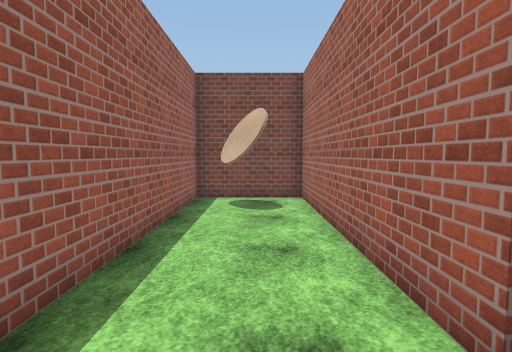
[1] (above)

19 first-person views from a walk through a scene from a Unity 3-D project. The camera is 1.5 m above the floor, tilts 4° down and sees 80° across. The floor is counted in squares, 1 m on a side. Each view is taken from the middle of a square. On the plan, view 1 faces up. The plan holds only what a view shows up to about 15 squares ahead; the rest is blank. The place goes on beyond the plan. The player character is not drawn. Surface patterns are stand-ins for the level's own textures.

[2]
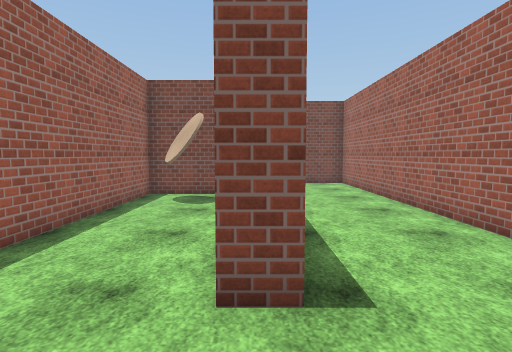

[3]
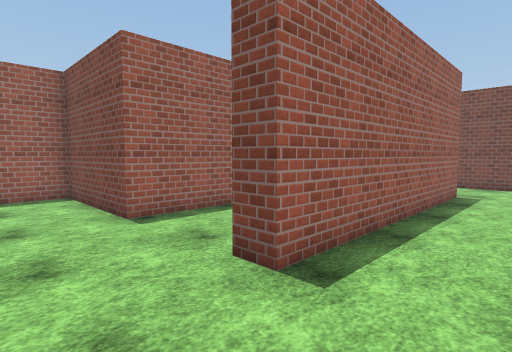

[4]
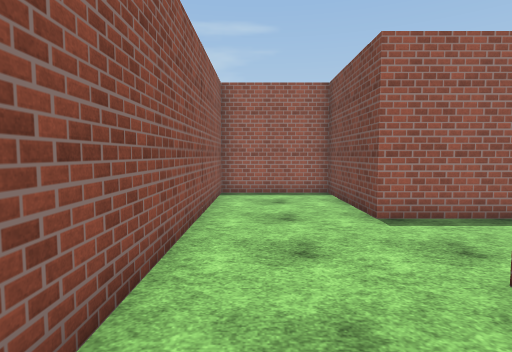

[5]
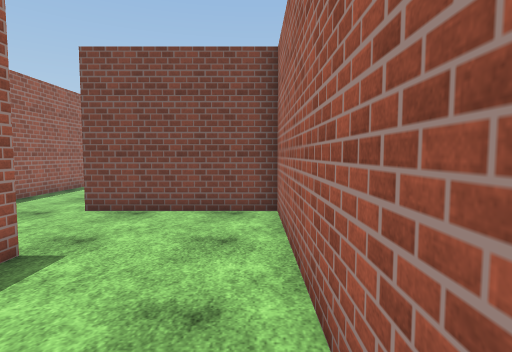

[6]
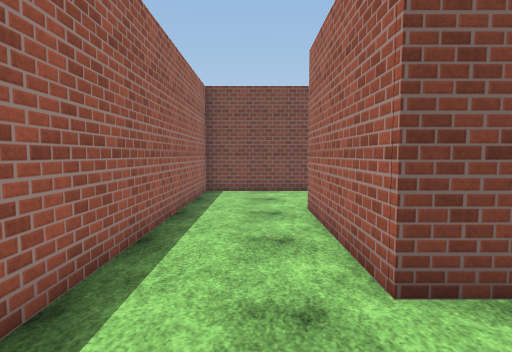

[7]
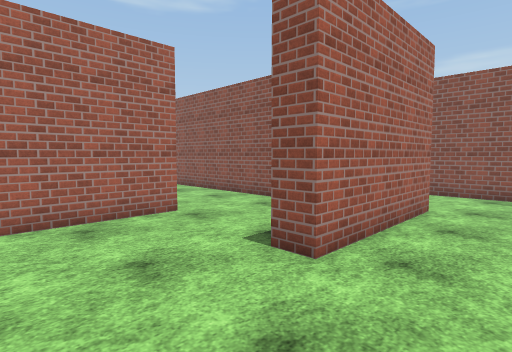

[8]
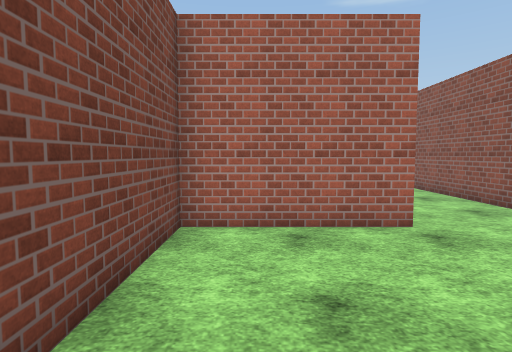

[9]
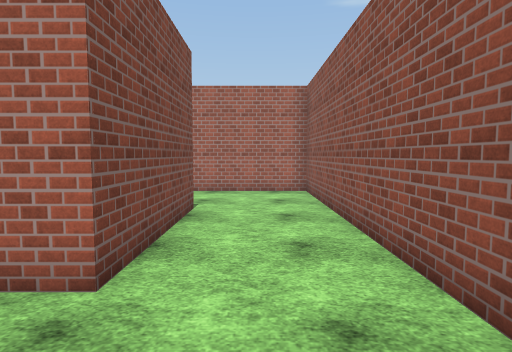

[10]
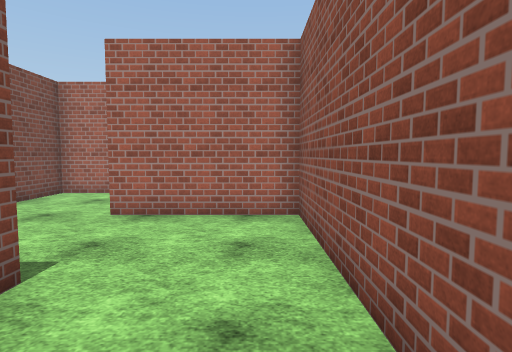

[11]
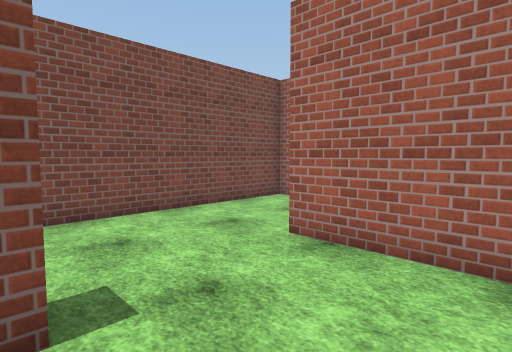

[12]
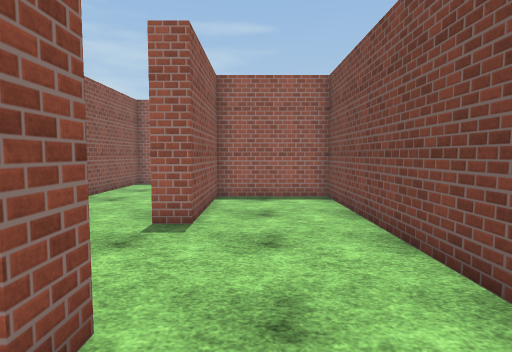

[13]
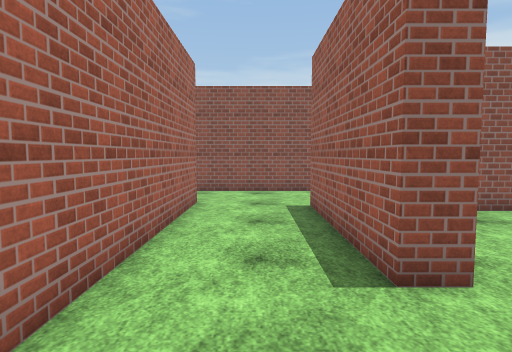

[14]
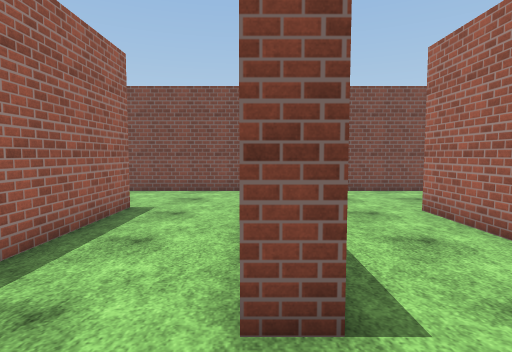

[15]
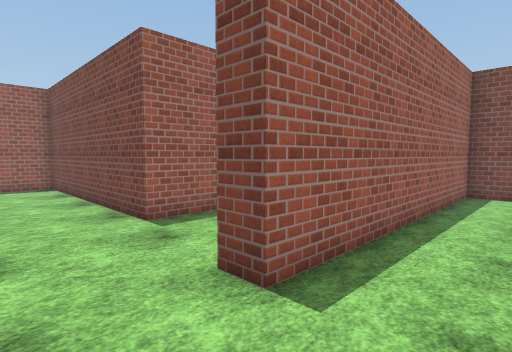

[16]
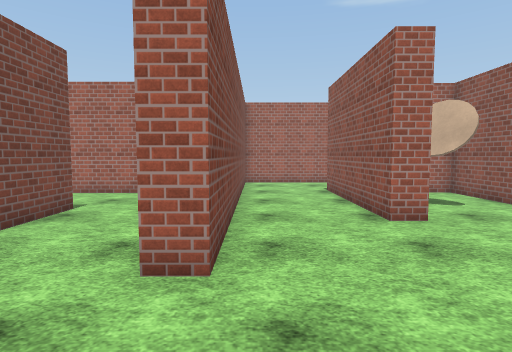

[17]
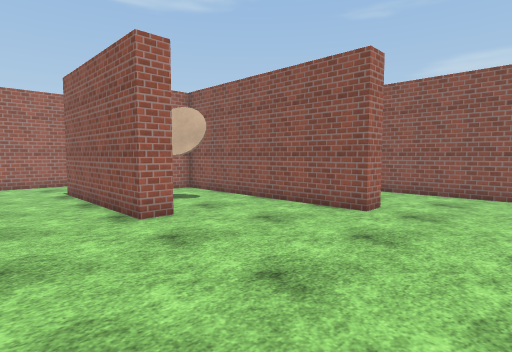

[18]
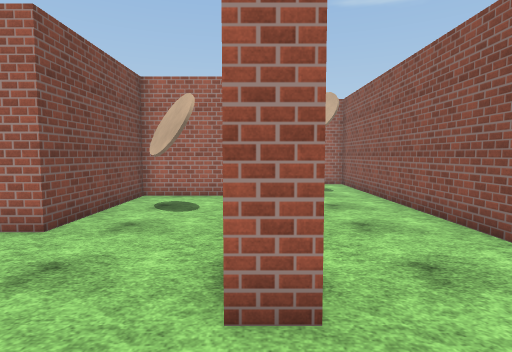

[19]
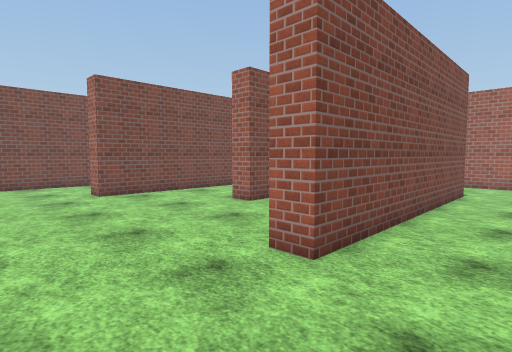

### Floor plan
Points are (right, up) in squares from view 1. A wall is a line through its corners. A room is listed if a view was taken in it or the views show most of it. See-through windows are left out.
Room 1 (views 1, 2, 3, 4, 5, 6, 7, 8, 9, 10, 11, 12, 13, 14, 15, 16, 17, 18, 19)
walls: (15.6, 11.4) (20.5, 11.4); (6.6, 4.4) (6.6, 15.1) (1.4, 15.1) (1.4, 20.4) (2.4, 20.4); (3, 15.9) (15.5, 15.9) (15.5, 20.6) (16.4, 20.6) (16.4, 15.1) (7.4, 15.1) (7.4, 13.2); (0, 11.4) (2.5, 11.4) (2.5, 1.9) (1.6, 1.9) (1.6, 10.6) (-2.1, 10.6) (-2.1, 1.9) (-7, 1.9) (-7, -2.4) (3.5, -2.4); (22.8, 10.6) (11.6, 10.6) (11.6, 11.5); (9, -2.4) (24, -2.4); (21, 1.4) (11.6, 1.4) (11.6, 2.3) (20.1, 2.3) (20.1, 6.1) (14.8, 6.1) (14.8, 7) (21, 7); (24.5, 6.1) (24.5, 8.6); (24.5, 17.2) (24.5, 20.1); (24.5, 0.4) (24.5, 2.1); (22, 24.6) (20.7, 24.6) (20.7, 14.4) (19.9, 14.4) (19.9, 24.6) (7.1, 24.6) (7.1, 20.6) (11.5, 20.6) (11.5, 19.7) (6.2, 19.7) (6.2, 24.6) (-2.1, 24.6) (-2.1, 14.4); (27, 24.6) (23.8, 24.6)

Positions as (right, up) in squares from view 1, and headings:
1: (0, 0), facing up
2: (2, -1), facing up
3: (5, -1), facing up-left
4: (5, -1), facing left
5: (6, 7), facing up
6: (0, 12), facing up
7: (-1, 24), facing down-right
8: (0, 23), facing right
9: (3, 18), facing right
10: (8, 17), facing right
11: (11, 17), facing up-right
12: (18, 22), facing left
13: (18, 24), facing down
14: (20, 12), facing up
15: (23, 12), facing up-left
16: (8, 10), facing right
17: (8, 10), facing down-right
18: (9, 2), facing right
19: (8, -1), facing up-right
